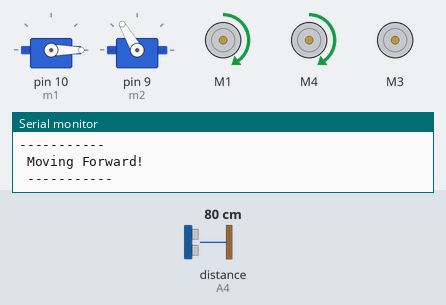
Recording of a sketch running on a simulated Arduino Uno, built with avr-gcc and run on an emulated ATmega328P. On the bench: 2 × servo, 3 × DC motor (green arrow = forward, orange = backward, longer = faster), the last lines printed to the serial monitor. Wiring (inferred from the names in the program): ultrasonic range finder: trigger A3; echo A4. Inputs (shaded band) come from the test bench; at power-on: distance to the obstacle (sensor on A4) 80 cm. The echo pulse lasts 58.3 µs per cm.

Above: at 0.05 s.
At 4.75 s:
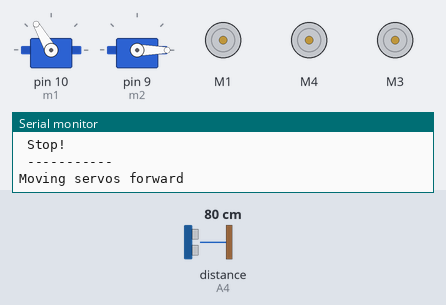
At 9.45 s:
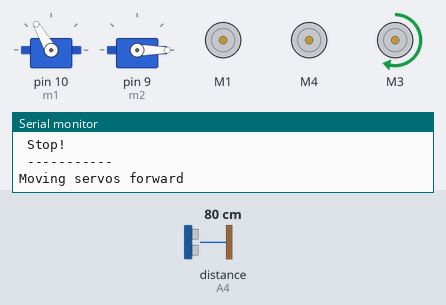
At 18.95 s:
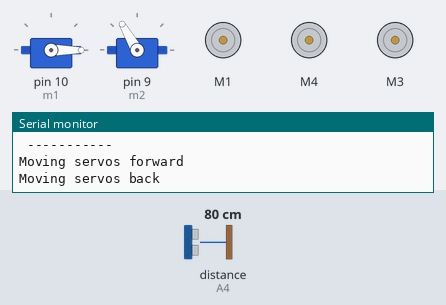
Timing chart, 0 to 25.4 s (numbered marks = the images above):
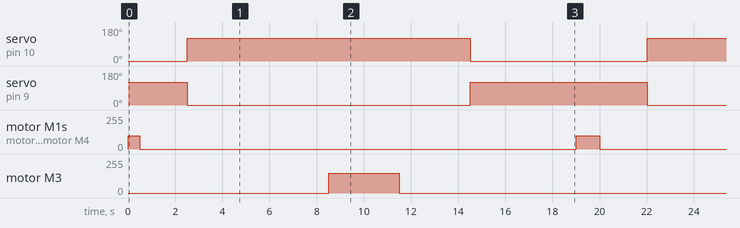

The sketch:

plantwatering.ino
```cpp
#include <AFMotor.h>  // For adding the library of shield
#include <Servo.h>
#include <Wire.h>  // Include Wire library for I2C

const int I2C_ADDRESS = 8;  // I2C address of this Arduino

// Define pins for ultrasonic sensor
const int trigPin1 = A3;
const int echoPin1 = A4;

// Initialize motor and servo objects
AF_DCMotor motor1(1, MOTOR12_1KHZ);
AF_DCMotor motor4(4, MOTOR12_1KHZ);
AF_DCMotor motor3(3, MOTOR12_1KHZ);  // Water pump motor
Servo m1;  // Servo motor 1
Servo m2;  // Servo motor 2

// Global variables for sensor data and state
// int soilSensorData = 0;  // Variable to store soil sensor data
bool pottedPlantDetected = false;  // Flag to track potted plant detection
int distance = 0;  // Variable to store ultrasonic sensor distance

void setup() {
  Serial.begin(115200);  // For debugging
  Wire.begin(I2C_ADDRESS);  // Initialize I2C as slave with address 8
  // Wire.onReceive(receiveEvent);  // Register receive event

  pinMode(trigPin1, OUTPUT);
  pinMode(echoPin1, INPUT);

  m1.attach(10);  // Define the attached pin for servo motor 1
  m2.attach(9);   // Define the attached pin for servo motor 2

  m1.write(0);
  m2.write(120);

  motor1.setSpeed(100);  // Set speed for motor 1
  motor4.setSpeed(100);  // Set speed for motor 4
  motor3.setSpeed(150);  // Set speed for the water pump motor
}

void loop() {
  distance = readUltrasonicDistance();  // Read the distance from ultrasonic sensor
  Forward();  // Move the robot forward
  delay(500);
  Stop();  // Stop the robot
  delay(1000);

  // if (pottedPlantDetected) {
    // if (distance < 20){
    Stop();  // Stop when a plant is detected
    delay(500);

    // if (distance < 40) {  // Remove semicolon here
      delay(500);
      servoF();  // Move servos forward
      delay(1500);  // Allow time for servos to move

      // if (soilSensorData > 0) {
        // Water the plant if soil is dry
        delay(2000);
        motor3.run(FORWARD);  // Start the water pump
        delay(3000);  // Run the pump for 3 seconds
        motor3.run(RELEASE);  // Stop the water pump
        delay(3000);  // Wait before moving servos back
      // }

      // Return servos and continue
      servoB();
      delay(2000);
      Forward();
      delay(500);
      Stop();
    // }
  // } else {
  //   // Keep moving forward if no plant detected
  //   Forward();  // Move the robot forward
  //   delay(500);
  //   Stop();  // Stop the robot
  //   delay(1000);
  // }  // Close the else block properly

}
void receiveEvent(int howMany) {
  if (Wire.available() >= 2) {
    char c = Wire.read();  // Read the received byte
    Serial.print("Received: ");
    Serial.println(c);

    if (c == 'P') {  // If 'P' is received, potted plant detected
      pottedPlantDetected = true;
      Serial.println("Potted plant detected!");
    } else if (c == 'N') {  // If 'N' is received, no plant detected
      pottedPlantDetected = false;
      Serial.println("Potted plant not detected!");
    // } else {  // Otherwise, it's part of the soil sensor data
      // soilSensorData = c << 8;  // Read high byte
      // soilSensorData |= Wire.read();  // Read low byte
      // Serial.print("Soil Sensor Data: ");
      // Serial.println(soilSensorData);
    }
  }
}

 int readUltrasonicDistance() {
  // Trigger the ultrasonic sensor
  digitalWrite(trigPin1, LOW);
  delayMicroseconds(2);
  digitalWrite(trigPin1, HIGH);
  delayMicroseconds(10);
  digitalWrite(trigPin1, LOW);

  // Read the echo pin
  long duration = pulseIn(echoPin1, HIGH);
  int distance = duration * 0.0344 / 2;  // Convert to cm
  Serial.print("Distance Sensor Data: ");
  Serial.println(distance);
  return distance;
}

void Stop() {
  Serial.println("-----------  \n Stop!\n -----------");
  motor1.run(RELEASE);
  motor4.run(RELEASE);
}

void Forward() {
  Serial.println("-----------  \n Moving Forward!\n -----------");
  motor1.run(FORWARD);
  motor4.run(FORWARD);
}

void servoF() {
  Serial.println("Moving servos forward");
  m1.write(120);  // Move servo m1 to 120

  m2.write(0);    // Move servo m2 to 0 degrees
  delay(2500);    // Delay to allow the servos to move
}

void servoB() {
  Serial.println("Moving servos back");
  m1.write(0);    // Move servo m1 to 0 degrees
  m2.write(120);  // Move servo m2 to 120 degrees
  delay(2500);    // Delay to allow the servos to move
}
```

Measured:
- by itself, servo on pin 10 (m1): alternates 120° for 12.0 s and 0° for 7.5 s
- by itself, servo on pin 9 (m2): alternates 120° for 7.5 s and 0° for 12.0 s
- by itself, motor M1, motor M4: repeats every 19.5 s: stopped 18.5 s, forward 100/255 1.0 s
- by itself, motor M3: alternates forward 150/255 for 3.0 s and stopped for 16.5 s
